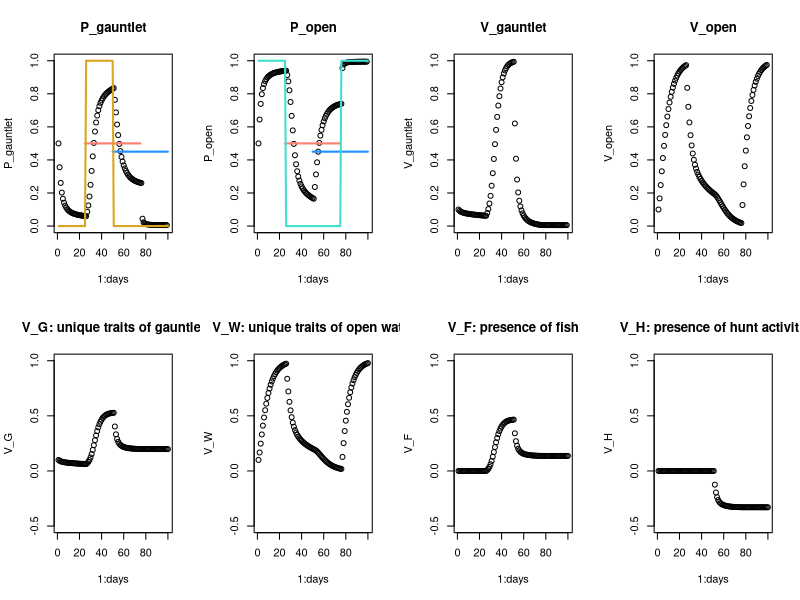

Reproduce this figure in R.
# Rescorla-Wagner via Miller and Shettleworth 2007, 2013
# December 2023
# version 2 for messing with additional cues/elements and negative rewards

# parameters
days <- 100
salience <- 0.15 # seems to be standard for this model? Can think about later
beta <- 1 # added back but unclear if we'll ever mess with it?

# variables (for now this matches the rectangle example in the 2007 paper)
V_G <- array(dim = days) # geography of gauntlet
V_W <- array(dim = days) # geography of open water
V_F <- array(dim = days, data = rep(0, days)) # presence of salmon
# V_B <- array(dim = days) # some element(s) in common between both
V_H <- array(dim = days) # presence of hunt activity

V_gauntlet <- array(dim = days)
V_open <- array(dim = days)

P_gauntlet <- array(dim = days)
P_open <- array(dim = days)

# one salmon pulse in middle
salmon <- array(dim = days, data = c(rep(0, days/4), rep(1, days/4), rep(1, days/4), rep(0, days/4)))
# add hunt regimes too
  # 1 no hunt no fish
  # 2 no hunt yes fish
  # 3 yes hunt yes fish
  # 4 yes hunt no fish
regime <- array(dim = days, data = c(rep(1, days/4), rep(2, days/4), rep(3, days/4), rep(4, days/4)))
# rewards
  # reward gauntlet when yes fish no hunt
  # reward open when no fish regardless of hunt
  # no reward in either when yes fish yes hunt
lambda_gs <- array(dim = days, data = c(rep(0, days/4), rep(1, days/4), rep(0, days/2)))
lambda_os <- array(dim = days, data = c(rep(1, days/4), rep(0, days/4), rep(0, days/4), rep(1, days/4)))

# start values
V_G[1] <- 0.1
V_W[1] <- 0.1
V_F[1] <- 0
# V_B[1] <- 0.1 # bc something needed to be non-0 I think
V_H[1] <- 0

# loop
for(day in 1:(days-1)) {
  V_gauntlet[day] <- V_G[day] + V_F[day] + V_H[day]
  V_open[day] <- V_W[day]
  P_gauntlet[day] <- V_gauntlet[day]/(V_gauntlet[day] + V_open[day])
  P_open[day] <- V_open[day]/(V_gauntlet[day] + V_open[day])
  
  if(regime[day] == 1){ # no fish no hunting
    lambda_g <- 0
    lambda_o <- 1
    V_G[day+1] <- V_G[day] + salience * beta * (lambda_g - (V_G[day] + V_H[day])) * P_gauntlet[day]
    V_W[day+1] <- V_W[day] + salience * beta * (lambda_o - (V_W[day])) * P_open[day]
    V_F[day+1] <- V_F[day]
    V_H[day+1] <- V_H[day]
    
  } else {
    if(regime[day] == 2) { # yes fish no hunting
      lambda_g <- 1
      lambda_o <- 0
      V_G[day+1] <- V_G[day] + salience * beta * (lambda_g - (V_G[day] + V_F[day])) * P_gauntlet[day]
      V_W[day+1] <- V_W[day] + salience * beta * (lambda_o - (V_W[day])) * P_open[day]
      V_F[day+1] <- V_F[day] + salience * beta * (lambda_g - (V_G[day] + V_F[day])) * P_gauntlet[day]
      V_H[day+1] <- V_H[day]
    } else {
      if(regime[day] == 3) { # yes fish yes hunting
        lambda_g <- 0
        lambda_o <- 0
        V_G[day+1] <- V_G[day] + salience * beta * (lambda_g - (V_G[day] + V_F[day] + V_H[day])) * P_gauntlet[day]
        V_W[day+1] <- V_W[day] + salience * beta * (lambda_o - (V_W[day])) * P_open[day]
        V_F[day+1] <- V_F[day] + salience * beta * (lambda_g - (V_G[day] + V_F[day] + V_H[day])) * P_gauntlet[day]
        V_H[day+1] <- V_H[day] + salience * beta * (lambda_g - (V_G[day] + V_F[day] + V_H[day])) * P_gauntlet[day]
      } else { # no fish yes hunting
        lambda_g <- 0
        lambda_o <- 1
        V_G[day+1] <- V_G[day] + salience * beta * (lambda_g - (V_G[day] + V_F[day] + V_H[day])) * P_gauntlet[day]
        V_W[day+1] <- V_W[day] + salience * beta * (lambda_o - (V_W[day])) * P_open[day]
        V_F[day+1] <- V_F[day]
        V_H[day+1] <- V_H[day] + salience * beta * (lambda_g - (V_G[day] + V_F[day] + V_H[day])) * P_gauntlet[day]
      }
    }
  }
  
  # correct P_Ls to 0 or 1 if out of range (MS 2013)
  if(P_gauntlet[day] > 1) {
    P_gauntlet[day] <- 1
  } else {
    if(P_gauntlet[day] < 0) {
      P_gauntlet[day] <- 0
    }
  }
  if(P_open[day] > 1) {
    P_open[day] <- 1
  } else {
    if(P_open[day] < 0) {
      P_open[day] <- 0
    }
  }
  
}
par(mfrow = c(2, 4))
# plot(1:days, salmon, main = "salmon")
plot(1:days, P_gauntlet, main = "P_gauntlet", ylim = c(0, 1))
lines((days/4):(days/4*3), rep(0.5, (days/2) + 1), col = "salmon", lwd = 2) # salmon presence
lines((days/2):days, rep(0.45, (days/2) + 1), col = "dodgerblue", lwd = 2) # hunt presence
lines(1:days, lambda_gs, lwd = 2, col = "goldenrod") # lambda for gauntlet
plot(1:days, P_open, main = "P_open", ylim = c(0, 1))
lines((days/4):(days/4*3), rep(0.5, (days/2) + 1), col = "salmon", lwd = 2)
lines((days/2):days, rep(0.45, (days/2) + 1), col = "dodgerblue", lwd = 2)
lines(1:days, lambda_os, lwd = 2, col = "turquoise") # lambda for open water
plot(1:days, V_gauntlet, main = "V_gauntlet", ylim = c(0, 1))
plot(1:days, V_open, main = "V_open", ylim = c(0, 1))
plot(1:days, V_G, main = "V_G: unique traits of gauntlet", ylim = c(-0.5, 1))
plot(1:days, V_W, main = "V_W: unique traits of open water", ylim = c(-0.5, 1))
plot(1:days, V_F, main = "V_F: presence of fish", ylim = c(-0.5, 1))
plot(1:days, V_H, main = "V_H: presence of hunt activity", ylim = c(-0.5, 1))
#plot(1:days, V_B, main = "V_B: common trait")

